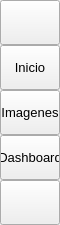
        <widget class="QFrame" name="leftMenuBg">
         <property name="minimumSize">
          <size>
           <width>60</width>
           <height>0</height>
          </size>
         </property>
         <property name="maximumSize">
          <size>
           <width>60</width>
           <height>16777215</height>
          </size>
         </property>
         <property name="cursor">
          <cursorShape>ArrowCursor</cursorShape>
         </property>
         <property name="frameShape">
          <enum>QFrame::NoFrame</enum>
         </property>
         <property name="frameShadow">
          <enum>QFrame::Raised</enum>
         </property>
         <layout class="QVBoxLayout" name="verticalLayout_3">
          <property name="spacing">
           <number>0</number>
          </property>
          <property name="leftMargin">
           <number>0</number>
          </property>
          <property name="topMargin">
           <number>0</number>
          </property>
          <property name="rightMargin">
           <number>0</number>
          </property>
          <property name="bottomMargin">
           <number>0</number>
          </property>
          <item>
           <widget class="QFrame" name="leftMenuFrame">
            <property name="frameShape">
             <enum>QFrame::NoFrame</enum>
            </property>
            <property name="frameShadow">
             <enum>QFrame::Raised</enum>
            </property>
            <layout class="QVBoxLayout" name="verticalMenuLayout">
             <property name="spacing">
              <number>0</number>
             </property>
             <property name="leftMargin">
              <number>0</number>
             </property>
             <property name="topMargin">
              <number>0</number>
             </property>
             <property name="rightMargin">
              <number>0</number>
             </property>
             <property name="bottomMargin">
              <number>0</number>
             </property>
             <item>
              <widget class="QFrame" name="toggleBox">
               <property name="maximumSize">
                <size>
                 <width>16777215</width>
                 <height>45</height>
                </size>
               </property>
               <property name="frameShape">
                <enum>QFrame::NoFrame</enum>
               </property>
               <property name="frameShadow">
                <enum>QFrame::Raised</enum>
               </property>
               <layout class="QVBoxLayout" name="verticalLayout_4">
                <property name="spacing">
                 <number>0</number>
                </property>
                <property name="leftMargin">
                 <number>0</number>
                </property>
                <property name="topMargin">
                 <number>0</number>
                </property>
                <property name="rightMargin">
                 <number>0</number>
                </property>
                <property name="bottomMargin">
                 <number>0</number>
                </property>
                <item>
                 <widget class="QPushButton" name="toggleButton">
                  <property name="sizePolicy">
                   <sizepolicy hsizetype="Expanding" vsizetype="Fixed">
                    <horstretch>0</horstretch>
                    <verstretch>0</verstretch>
                   </sizepolicy>
                  </property>
                  <property name="minimumSize">
                   <size>
                    <width>0</width>
                    <height>45</height>
                   </size>
                  </property>
                  <property name="font">
                   <font>
                    <family>Segoe UI</family>
                    <pointsize>10</pointsize>
                    <weight>50</weight>
                    <italic>false</italic>
                    <bold>false</bold>
                   </font>
                  </property>
                  <property name="cursor">
                   <cursorShape>PointingHandCursor</cursorShape>
                  </property>
                  <property name="layoutDirection">
                   <enum>Qt::LeftToRight</enum>
                  </property>
                  <property name="styleSheet">
                   <string notr="true">background-image: url(:/icons/images/icons/icon_menu.png);</string>
                  </property>
                  <property name="text">
                   <string/>
                  </property>
                 </widget>
                </item>
               </layout>
              </widget>
             </item>
             <item alignment="Qt::AlignTop">
              <widget class="QFrame" name="topMenu">
               <property name="frameShape">
                <enum>QFrame::NoFrame</enum>
               </property>
               <property name="frameShadow">
                <enum>QFrame::Raised</enum>
               </property>
               <layout class="QVBoxLayout" name="verticalLayout_8">
                <property name="spacing">
                 <number>0</number>
                </property>
                <property name="leftMargin">
                 <number>0</number>
                </property>
                <property name="topMargin">
                 <number>0</number>
                </property>
                <property name="rightMargin">
                 <number>0</number>
                </property>
                <property name="bottomMargin">
                 <number>0</number>
                </property>
                <item>
                 <widget class="QPushButton" name="btn_home">
                  <property name="sizePolicy">
                   <sizepolicy hsizetype="Expanding" vsizetype="Fixed">
                    <horstretch>0</horstretch>
                    <verstretch>0</verstretch>
                   </sizepolicy>
                  </property>
                  <property name="minimumSize">
                   <size>
                    <width>0</width>
                    <height>45</height>
                   </size>
                  </property>
                  <property name="font">
                   <font>
                    <family>Segoe UI</family>
                    <pointsize>10</pointsize>
                    <weight>50</weight>
                    <italic>false</italic>
                    <bold>false</bold>
                   </font>
                  </property>
                  <property name="cursor">
                   <cursorShape>PointingHandCursor</cursorShape>
                  </property>
                  <property name="layoutDirection">
                   <enum>Qt::LeftToRight</enum>
                  </property>
                  <property name="styleSheet">
                   <string notr="true">background-image: url(:/icons/images/icons/cil-home.png);</string>
                  </property>
                  <property name="text">
                   <string>Inicio</string>
                  </property>
                 </widget>
                </item>
                <item>
                 <widget class="QPushButton" name="btn_images">
                  <property name="sizePolicy">
                   <sizepolicy hsizetype="Expanding" vsizetype="Fixed">
                    <horstretch>0</horstretch>
                    <verstretch>0</verstretch>
                   </sizepolicy>
                  </property>
                  <property name="minimumSize">
                   <size>
                    <width>0</width>
                    <height>45</height>
                   </size>
                  </property>
                  <property name="font">
                   <font>
                    <family>Segoe UI</family>
                    <pointsize>10</pointsize>
                    <weight>50</weight>
                    <italic>false</italic>
                    <bold>false</bold>
                   </font>
                  </property>
                  <property name="cursor">
                   <cursorShape>PointingHandCursor</cursorShape>
                  </property>
                  <property name="layoutDirection">
                   <enum>Qt::LeftToRight</enum>
                  </property>
                  <property name="styleSheet">
                   <string notr="true">background-image: url(:/icons/images/icons/cil-image1.png);</string>
                  </property>
                  <property name="text">
                   <string>Imagenes</string>
                  </property>
                 </widget>
                </item>
                <item>
                 <widget class="QPushButton" name="btn_dashboard">
                  <property name="sizePolicy">
                   <sizepolicy hsizetype="Expanding" vsizetype="Fixed">
                    <horstretch>0</horstretch>
                    <verstretch>0</verstretch>
                   </sizepolicy>
                  </property>
                  <property name="minimumSize">
                   <size>
                    <width>0</width>
                    <height>45</height>
                   </size>
                  </property>
                  <property name="font">
                   <font>
                    <family>Segoe UI</family>
                    <pointsize>10</pointsize>
                    <weight>50</weight>
                    <italic>false</italic>
                    <bold>false</bold>
                   </font>
                  </property>
                  <property name="cursor">
                   <cursorShape>PointingHandCursor</cursorShape>
                  </property>
                  <property name="layoutDirection">
                   <enum>Qt::LeftToRight</enum>
                  </property>
                  <property name="styleSheet">
                   <string notr="true">background-image: url(:/icons/images/icons/cil-chart.png);</string>
                  </property>
                  <property name="text">
                   <string>Dashboard</string>
                  </property>
                 </widget>
                </item>
               </layout>
              </widget>
             </item>
             <item alignment="Qt::AlignBottom">
              <widget class="QFrame" name="bottomMenu">
               <property name="frameShape">
                <enum>QFrame::NoFrame</enum>
               </property>
               <property name="frameShadow">
                <enum>QFrame::Raised</enum>
               </property>
               <layout class="QVBoxLayout" name="verticalLayout_9">
                <property name="spacing">
                 <number>0</number>
                </property>
                <property name="leftMargin">
                 <number>0</number>
                </property>
                <property name="topMargin">
                 <number>0</number>
                </property>
                <property name="rightMargin">
                 <number>0</number>
                </property>
                <property name="bottomMargin">
                 <number>0</number>
                </property>
                <item>
                 <widget class="QPushButton" name="toggleLeftBox">
                  <property name="sizePolicy">
                   <sizepolicy hsizetype="Expanding" vsizetype="Fixed">
                    <horstretch>0</horstretch>
                    <verstretch>0</verstretch>
                   </sizepolicy>
                  </property>
                  <property name="minimumSize">
                   <size>
                    <width>0</width>
                    <height>45</height>
                   </size>
                  </property>
                  <property name="font">
                   <font>
                    <family>Segoe UI</family>
                    <pointsize>10</pointsize>
                    <weight>50</weight>
                    <italic>false</italic>
                    <bold>false</bold>
                   </font>
                  </property>
                  <property name="cursor">
                   <cursorShape>ArrowCursor</cursorShape>
                  </property>
                  <property name="layoutDirection">
                   <enum>Qt::LeftToRight</enum>
                  </property>
                  <property name="styleSheet">
                   <string notr="true">background-image: url(:/icons/images/icons/icon_settings.png);</string>
                  </property>
                  <property name="text">
                   <string/>
                  </property>
                 </widget>
                </item>
               </layout>
              </widget>
             </item>
            </layout>
           </widget>
          </item>
         </layout>
        </widget>
